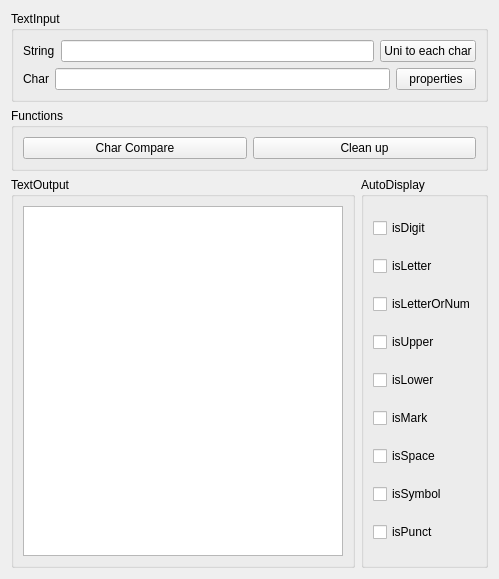
<?xml version="1.0" encoding="UTF-8"?>
<ui version="4.0">
 <class>Widget</class>
 <widget class="QWidget" name="Widget">
  <property name="geometry">
   <rect>
    <x>0</x>
    <y>0</y>
    <width>499</width>
    <height>579</height>
   </rect>
  </property>
  <property name="windowTitle">
   <string>Widget</string>
  </property>
  <layout class="QGridLayout" name="gridLayout">
   <item row="1" column="0" colspan="2">
    <widget class="QGroupBox" name="groupBox_2">
     <property name="title">
      <string>Functions</string>
     </property>
     <layout class="QHBoxLayout" name="horizontalLayout_3">
      <item>
       <widget class="QPushButton" name="pushButton_compare">
        <property name="text">
         <string>Char Compare</string>
        </property>
       </widget>
      </item>
      <item>
       <widget class="QPushButton" name="pushButton_cleanup">
        <property name="text">
         <string>Clean up</string>
        </property>
       </widget>
      </item>
     </layout>
    </widget>
   </item>
   <item row="2" column="0">
    <widget class="QGroupBox" name="groupBox_3">
     <property name="title">
      <string>TextOutput</string>
     </property>
     <layout class="QHBoxLayout" name="horizontalLayout_4">
      <item>
       <widget class="QPlainTextEdit" name="plainTextEdit"/>
      </item>
     </layout>
    </widget>
   </item>
   <item row="2" column="1">
    <widget class="QGroupBox" name="groupBox_4">
     <property name="title">
      <string>AutoDisplay</string>
     </property>
     <layout class="QVBoxLayout" name="verticalLayout_2">
      <item>
       <widget class="QCheckBox" name="chk_digit">
        <property name="text">
         <string>isDigit</string>
        </property>
       </widget>
      </item>
      <item>
       <widget class="QCheckBox" name="chk_letter">
        <property name="text">
         <string>isLetter</string>
        </property>
       </widget>
      </item>
      <item>
       <widget class="QCheckBox" name="chk_lon">
        <property name="text">
         <string>isLetterOrNum</string>
        </property>
       </widget>
      </item>
      <item>
       <widget class="QCheckBox" name="chk_upper">
        <property name="text">
         <string>isUpper</string>
        </property>
       </widget>
      </item>
      <item>
       <widget class="QCheckBox" name="chk_lower">
        <property name="text">
         <string>isLower</string>
        </property>
       </widget>
      </item>
      <item>
       <widget class="QCheckBox" name="chk_mark">
        <property name="text">
         <string>isMark</string>
        </property>
       </widget>
      </item>
      <item>
       <widget class="QCheckBox" name="chk_space">
        <property name="text">
         <string>isSpace</string>
        </property>
       </widget>
      </item>
      <item>
       <widget class="QCheckBox" name="chk_symbol">
        <property name="text">
         <string>isSymbol</string>
        </property>
       </widget>
      </item>
      <item>
       <widget class="QCheckBox" name="chk_punct">
        <property name="text">
         <string>isPunct</string>
        </property>
       </widget>
      </item>
     </layout>
    </widget>
   </item>
   <item row="0" column="0" colspan="2">
    <widget class="QGroupBox" name="groupBox">
     <property name="title">
      <string>TextInput</string>
     </property>
     <layout class="QVBoxLayout" name="verticalLayout">
      <item>
       <layout class="QHBoxLayout" name="horizontalLayout">
        <item>
         <widget class="QLabel" name="label">
          <property name="text">
           <string>String</string>
          </property>
         </widget>
        </item>
        <item>
         <widget class="QLineEdit" name="lineEdit_str"/>
        </item>
        <item>
         <widget class="QPushButton" name="pushButton_unicode">
          <property name="text">
           <string>Uni to each char</string>
          </property>
         </widget>
        </item>
       </layout>
      </item>
      <item>
       <layout class="QHBoxLayout" name="horizontalLayout_2">
        <item>
         <widget class="QLabel" name="label_2">
          <property name="text">
           <string>Char</string>
          </property>
         </widget>
        </item>
        <item>
         <widget class="QLineEdit" name="lineEdit_char"/>
        </item>
        <item>
         <widget class="QPushButton" name="pushButton_properties">
          <property name="text">
           <string>properties</string>
          </property>
         </widget>
        </item>
       </layout>
      </item>
     </layout>
    </widget>
   </item>
  </layout>
 </widget>
 <resources/>
 <connections/>
</ui>
